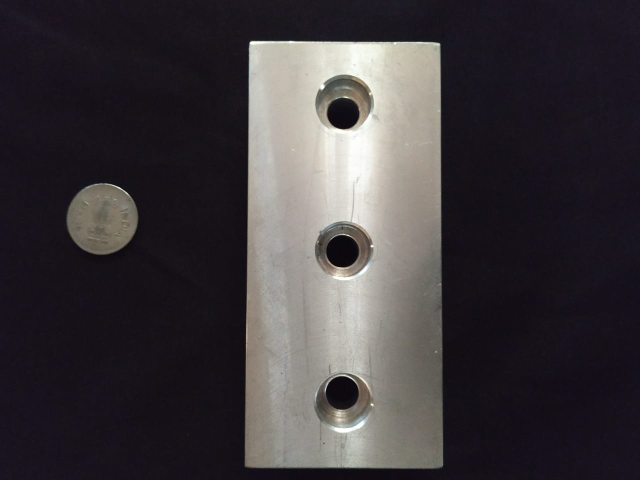
#> input picture Programs/Image/image9.jpeg, 1280 x 960 px, found by its file name (shown at 1/2 size)
$ python new_source_shiva.py
#> lines starting #> are read from the running program, lines starting #| are printed output that depends on the picture; after the words box and inside, x2 and y2 are one past the last pixel; in counts of white or black regions, pixels touching at a corner belong together

from scipy.spatial import distance as dist
from imutils import perspective
import numpy as np
import imutils
import math
import cv2

def viewImage(image):
    cv2.namedWindow('Display', cv2.WINDOW_NORMAL)
    cv2.imshow('Display', image)
    cv2.waitKey(0)
    cv2.destroyAllWindows()

def midpoint(ptA, ptB):
	return ((ptA[0] + ptB[0]) * 0.5, (ptA[1] + ptB[1]) * 0.5)


#image = cv2.imread('Images\late.png')
image = cv2.imread('Programs\Image\image9.jpeg')
#> image is the input picture: shape (960, 1280, 3); mean B, G, R 60.4, 57, 61.7
#thresh = cv2.threshold(image, 100, 255, cv2.THRESH_BINARY)
#viewImage(thresh)
gray = cv2.cvtColor(image, cv2.COLOR_BGR2GRAY)
print(cv2.HuMoments(cv2.moments(gray)).flatten())
#| [ 1.74287020e-03  7.05502329e-09  9.93491557e-11  4.21570823e-11
#|  -1.70654963e-21 -6.64730962e-16  2.12865328e-21]
viewImage(gray)

kernel = np.ones((5,5),np.float32)/25
#for i in range(5):
gray = cv2.filter2D(gray,-1,kernel)
gray = cv2.GaussianBlur(gray, (5, 5), 0)
viewImage(gray)


ret,threshold = cv2.threshold(gray,0,255,cv2.THRESH_BINARY+cv2.THRESH_OTSU)
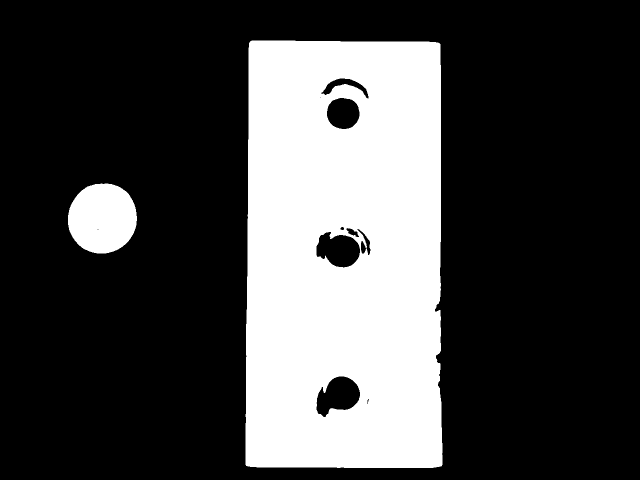
#> threshold: shape (960, 1280) (shown at 1/2 size); 27% white; 2 white regions, box (x1, y1, x2, y2) and area: (491, 81, 885, 936) 315991, (136, 367, 274, 507) 15299
#> ret = 90
viewImage(threshold)


edged = cv2.Canny(gray, 0.50*ret, ret)
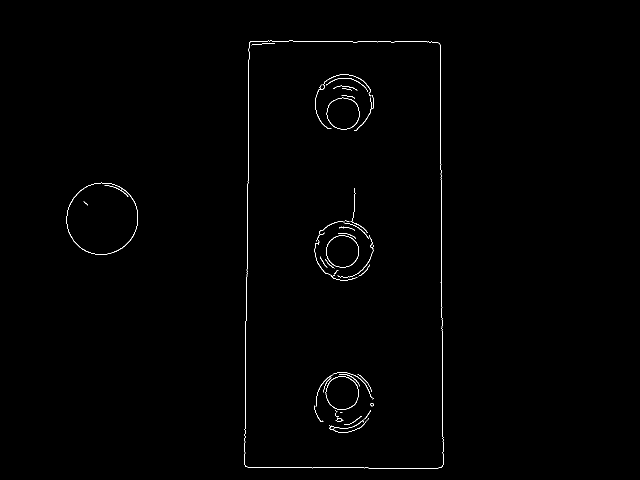
#> edged: shape (960, 1280) (shown at 1/2 size); 0.5% white in thin lines or dots, all inside (x1, y1, x2, y2) = (133, 81, 887, 938)
viewImage(edged)

for i in range(5):
    edged = cv2.dilate(edged, kernel, iterations=1)
    #viewImage(edged)


    edged = cv2.erode(edged, kernel, iterations=1)
#> this loop made 5 passes
#> pass 1, `edged = cv2.dilate(edged, kernel, iterations=1)`:
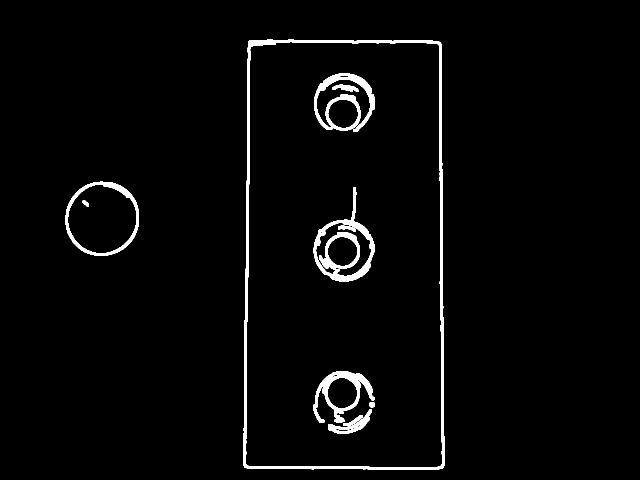
#> edged: shape (960, 1280) (shown at 1/2 size); 2.6% white; 10 white regions, largest, box (x1, y1, x2, y2) and area: (487, 79, 889, 940) 13053, (627, 374, 750, 563) 5528, (628, 147, 750, 264) 4290
#> pass 1, `edged = cv2.erode(edged, kernel, iterations=1)`:
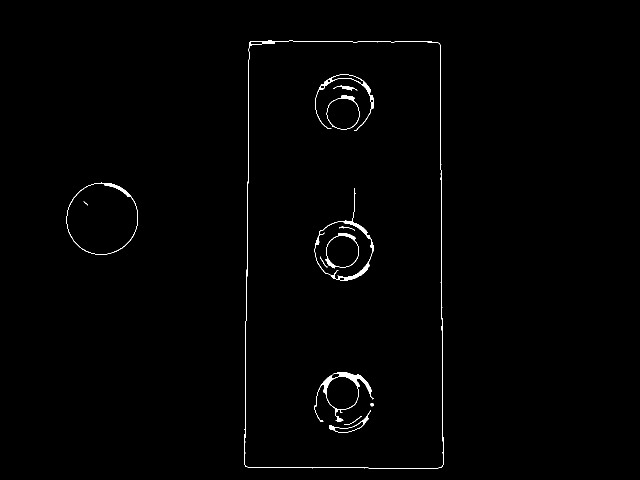
#> edged: shape (960, 1280) (shown at 1/2 size); 0.72% white; 14 white regions (1 under 20 px)
viewImage(edged)
#viewImage(threshold) ## 4

width=24.97
pixelsPerMetric=None
contour =  cv2.findContours(edged.copy(),cv2.RETR_TREE,cv2.CHAIN_APPROX_SIMPLE)
#> contour = 27 contours, 4 with area under 20; largest, box (x1, y1, x2, y2) and area: (489, 81, 887, 938) 331853, (489, 81, 887, 938) 331406, (133, 365, 276, 510) 16056, (133, 366, 276, 510) 15671, (628, 744, 748, 844) 4615
cnts = imutils.grab_contours(contour)
#> cnts has the same summary as contour
count=1
prev=0
#print(len(cnts))
for c in cnts:
    print(count)
    if cv2.contourArea(c) < 2000:
        #print('Small')
        continue

    M = cv2.moments(c)
    cX1 = int((M["m10"] / M["m00"]))
    cY1= int((M["m01"] / M["m00"]))
    print('The midpoints of the contour are:')
    print(cX1, cY1)
    epsilon = 0.02*cv2.arcLength(c,True)
    approx = cv2.approxPolyDP(c,epsilon,True)


    if count==1:
        c=cv2.convexHull(c)
        epsilon = 0.0001*cv2.arcLength(c,True)
        approx = cv2.approxPolyDP(c,epsilon,True)
        left_most=approx[0]
        right_most=approx[-1]
        for i in range(len(approx)):
            if approx[i][0][0] < left_most[0][0]:
                left_most=approx[i]
            if approx[i][0][0] > right_most[0][0]:
                right_most=approx[i]
        #print(approx)
        print(left_most, right_most)
        print(abs(left_most[0][0]-right_most[0][0])/width)
        pixelsPerMetric = abs(left_most[0][0]-right_most[0][0])/width
        center, radius = cv2.minEnclosingCircle(approx)
        print(radius)

        orig = image.copy()
        s = cv2.arcLength(c,True)
        s1=s/math.pi
        print(s,s1)
        #if pixelsPerMetric is None:
            #pixelsPerMetric = s1 / width
        print(pixelsPerMetric)

    else:
        center, radius = cv2.minEnclosingCircle(approx)
        orig=image.copy()
        c=cv2.convexHull(c)
        print(approx)
        counter=0;

        if(len(approx)>=8):
            s=0
            for i in range(len(approx)):
#> (the run stopped early here; a loop or call above may not have finished)

$ run again, with Programs/Images/late.png saved as Programs/Image/image9.jpeg
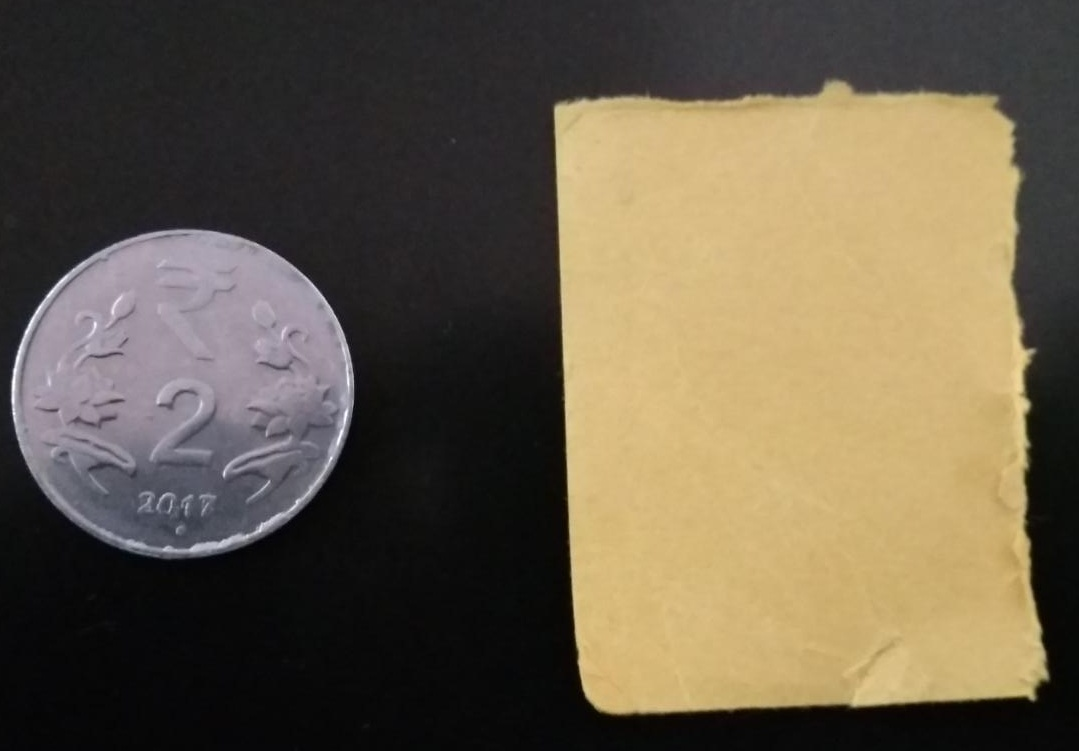
#> input picture Programs/Images/late.png, 1079 x 751 px, found by its file name
#> image is the input picture: shape (751, 1079, 3); mean B, G, R 74, 92.7, 103.6
#| [ 1.50270251e-03  4.22114340e-07  1.07429422e-09  5.17169824e-10
#|   3.85407634e-19  3.35211309e-13 -7.89369739e-21]
#> `ret,threshold = cv2.threshold(gray,0,255,cv2.THRESH_BINARY+cv2.THRESH_..`:
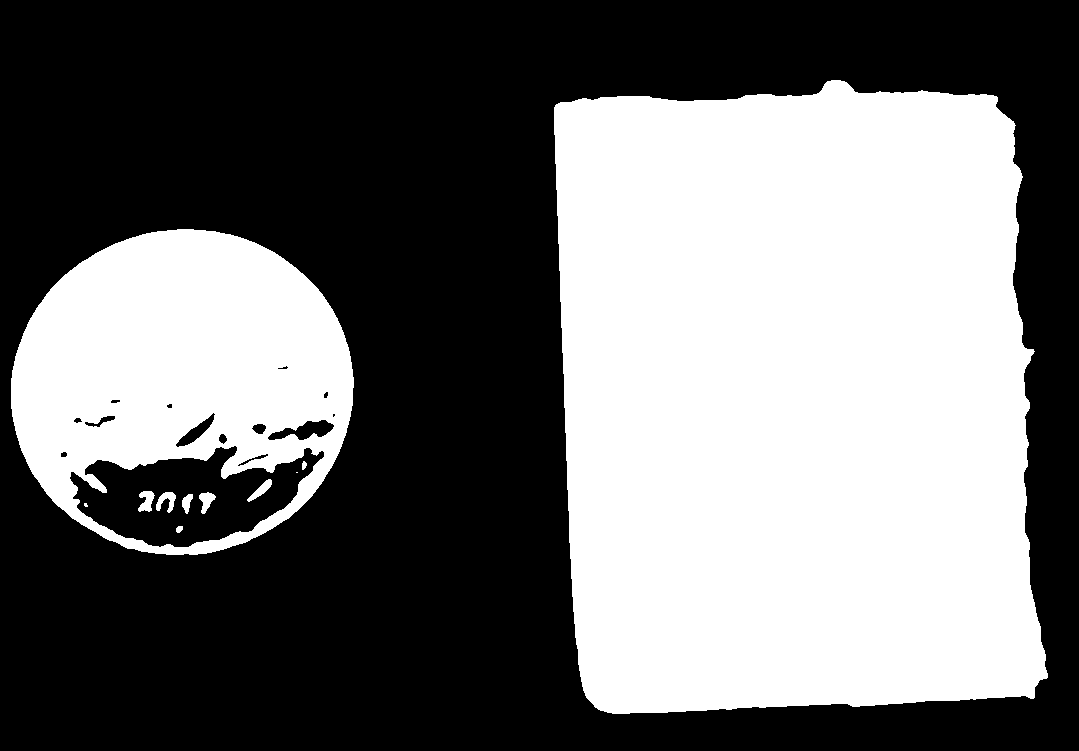
#> threshold: shape (751, 1079); 43.5% white; 11 white regions (2 under 20 px), largest, box (x1, y1, x2, y2) and area: (554, 80, 1048, 714) 280743, (11, 229, 354, 555) 70931, (138, 491, 155, 512) 229
#> ret = 103
#> contour = 51 contours, 10 with area under 20; largest, box (x1, y1, x2, y2) and area: (554, 80, 1049, 715) 280208, (554, 80, 1049, 715) 279970, (10, 228, 355, 559) 88574, (14, 229, 354, 549) 84958, (222, 435, 294, 478) 1066
#> cnts has the same summary as contour
